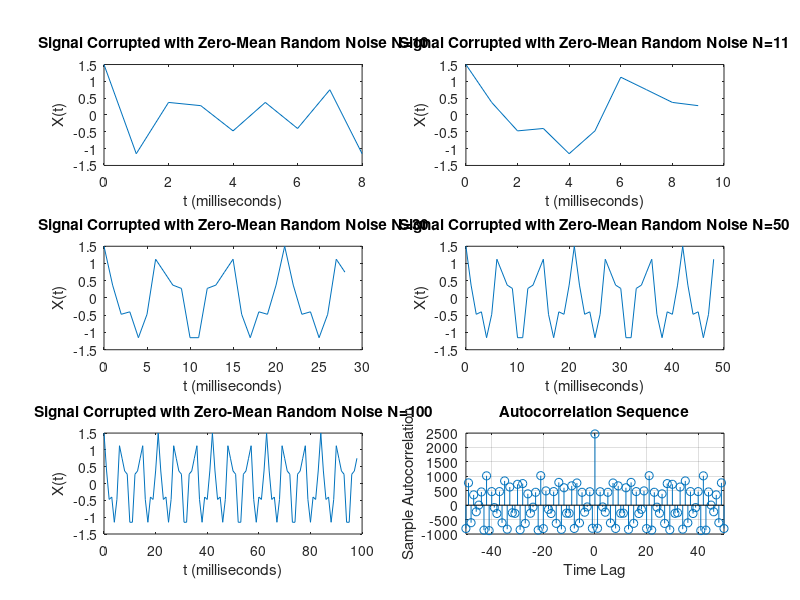
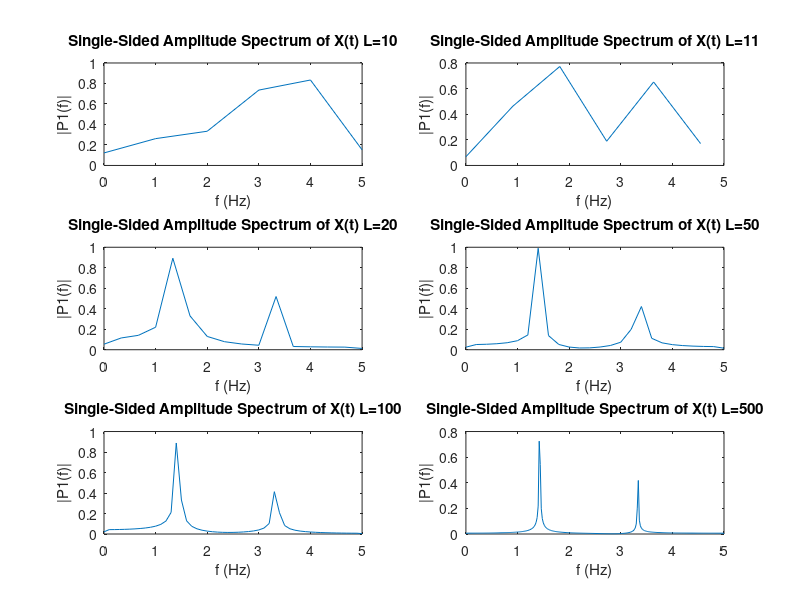
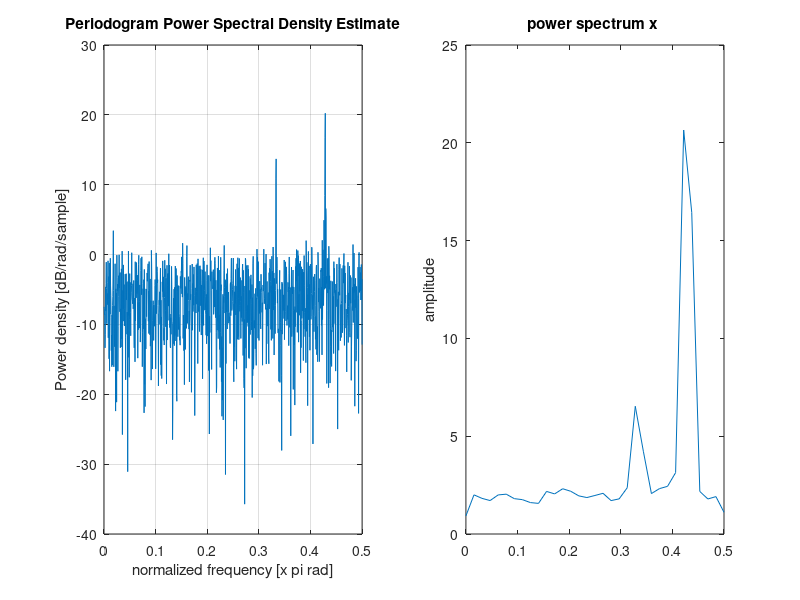
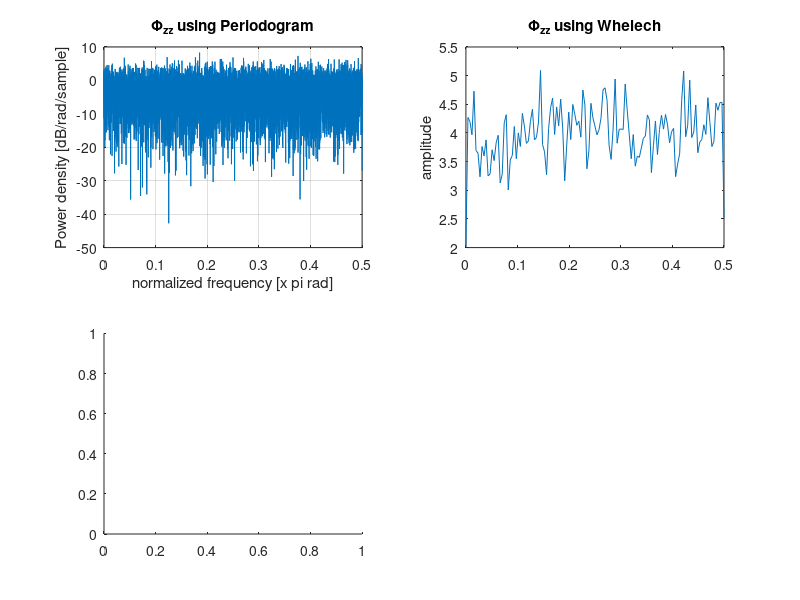

These charts were generated, in order, by the following MATLAB code: (Note: this script raises an error after producing the figures.)
%% Question 1 a)
clear all, close all
n = -100000:100000;
xn = cos(pi/7*10^3*n)+ 1/2*cos(pi/6*10^3*n);
% xcorr(xn,xn);
% plot(xn)
% crosscorr(xn,xn)
[r, lags] = xcorr(xn);
stem(lags,r);
xlim([-50,50])
title('Autocorrelation Sequence')
xlabel('Time Lag')
ylabel('Sample Autocorrelation')
grid on
%% Question 1 b)
clear all, close all
% n = 0:100;
% xn = cos(pi/7*10^3*n)+ 1/2*cos(pi/6*10^3*n);
% 
% periodagram(xn)

Fs = 10;            % Sampling frequency                    
T = 1/Fs;             % Sampling period       
L = 10;             % Length of signal
t = (0:L-1)*T;        % Time vector
X = cos(pi/7*10^4*t)+ 1/2*cos(pi/6*10^4*t);

% Plots the signal itself
figure(1)
subplot(3,2,1)
plot(Fs*t(1:L-1),X(1:L-1));
title('Signal Corrupted with Zero-Mean Random Noise N=10')
xlabel('t (milliseconds)')
ylabel('X(t)')

figure(2)
Y = fft(X)
P2 = abs(Y/L);
P1 = P2(1:L/2+1);
P1(2:end-1) = 2*P1(2:end-1);
f = Fs*(0:(L/2))/L;
subplot(3,2,1)
plot(f,P1) 
title('Single-Sided Amplitude Spectrum of X(t) L=10')
xlabel('f (Hz)')
ylabel('|P1(f)|')


figure(2)
L = 11;             % Length of signal
t = (0:L-1)*T;        % Time vector
X = cos(pi/7*10^3*t)+ 1/2*cos(pi/6*10^3*t);
Y = fft(X)
P2 = abs(Y/L);
P1 = P2(1:L/2+1);
P1(2:end-1) = 2*P1(2:end-1);
f = Fs*(0:(L/2))/L;
subplot(3,2,2)
plot(f,P1) 
title('Single-Sided Amplitude Spectrum of X(t) L=11')
xlabel('f (Hz)')
ylabel('|P1(f)|')

% Plots the signal itself
figure(1)
subplot(3,2,2)
plot(Fs*t(1:L-1),X(1:L-1));
title('Signal Corrupted with Zero-Mean Random Noise N=11')
xlabel('t (milliseconds)')
ylabel('X(t)')

figure(2)
L = 30;             % Length of signal
t = (0:L-1)*T;        % Time vector
X = cos(pi/7*10^3*t)+ 1/2*cos(pi/6*10^3*t);
Y = fft(X)
P2 = abs(Y/L);
P1 = P2(1:L/2+1);
P1(2:end-1) = 2*P1(2:end-1);
f = Fs*(0:(L/2))/L;
subplot(3,2,3)
plot(f,P1) 
title('Single-Sided Amplitude Spectrum of X(t) L=20')
xlabel('f (Hz)')
ylabel('|P1(f)|')

% Plots the signal itself
figure(1)
subplot(3,2,3)
plot(Fs*t(1:L-1),X(1:L-1));
title('Signal Corrupted with Zero-Mean Random Noise N=30')
xlabel('t (milliseconds)')
ylabel('X(t)')

figure(2)
L = 50;             % Length of signal
t = (0:L-1)*T;        % Time vector
X = cos(pi/7*10^3*t)+ 1/2*cos(pi/6*10^3*t);
Y = fft(X)
P2 = abs(Y/L);
P1 = P2(1:L/2+1);
P1(2:end-1) = 2*P1(2:end-1);
f = Fs*(0:(L/2))/L;
subplot(3,2,4)
plot(f,P1) 
title('Single-Sided Amplitude Spectrum of X(t) L=50')
xlabel('f (Hz)')
ylabel('|P1(f)|')

% Plots the signal itself
figure(1)
subplot(3,2,4)
plot(Fs*t(1:L-1),X(1:L-1));
title('Signal Corrupted with Zero-Mean Random Noise N=50')
xlabel('t (milliseconds)')
ylabel('X(t)')

figure(2)
L = 100;             % Length of signal
t = (0:L-1)*T;        % Time vector
X = cos(pi/7*10^3*t)+ 1/2*cos(pi/6*10^3*t);
Y = fft(X)
P2 = abs(Y/L);
P1 = P2(1:L/2+1);
P1(2:end-1) = 2*P1(2:end-1);
f = Fs*(0:(L/2))/L;
subplot(3,2,5)
plot(f,P1) 
title('Single-Sided Amplitude Spectrum of X(t) L=100')
xlabel('f (Hz)')
ylabel('|P1(f)|')

% Plots the signal itself
figure(1)
subplot(3,2,5)
plot(Fs*t(1:L-1),X(1:L-1));
title('Signal Corrupted with Zero-Mean Random Noise N=100')
xlabel('t (milliseconds)')
ylabel('X(t)')


figure(2)
L = 500;             % Length of signal
t = (0:L-1)*T;        % Time vector
X = cos(pi/7*10^3*t)+ 1/2*cos(pi/6*10^3*t);
Y = fft(X)
P2 = abs(Y/L);
P1 = P2(1:L/2+1);
P1(2:end-1) = 2*P1(2:end-1);
f = Fs*(0:(L/2))/L;
subplot(3,2,6)
plot(f,P1) 
title('Single-Sided Amplitude Spectrum of X(t) L=500')
xlabel('f (Hz)')
ylabel('|P1(f)|')

% Plots the signal itself
figure(1)
subplot(3,2,6)
plot(Fs*t(1:L-1),X(1:L-1));
title('Signal Corrupted with Zero-Mean Random Noise N=500')
xlabel('t (milliseconds)')
ylabel('X(t)')

%% Question 1 c)
clear all, close all
Fs = 10;            % Sampling frequency                    
T = 1/Fs;             % Sampling period       
L = 1500;             % Length of signal
t = (0:L-1)*T;        % Time vector

S = cos(pi/7*10^4*t)+ 1/2*cos(pi/6*10^4*t);
X = S + randn(size(t));

plot(xcorr(X,X))

[r, lags] = xcorr(X);
stem(lags,r);
xlim([-50,50])
title('Autocorrelation Sequence')
xlabel('Time Lag')
ylabel('Sample Autocorrelation')
grid on


% the autocorrelation seems to be periodic due to the periodicity of the
% sine function, there is an impulse at t=0 due to the white noise which is
% perfectly correlated with itself when the time lag is 0.

%% Question 1 d)
clear all, close all
Fs = 10;            % Sampling frequency                    
T = 1/Fs;             % Sampling period       
L = 1500;             % Length of signal
t = (0:L-1)*T;        % Time vector

S = cos(pi/7*10^4*t)+ 1/2*cos(pi/6*10^4*t);
X = S + randn(size(t));

figure()
subplot(1,2,1)
periodogram(X)
subplot(1,2,2)
pwelch(X)

%% Question 3 b)
%question: should include negative numbers, put unitstep when taking
%inverse laplace transform
clear all, close all

%create the white noise with specific variance
variance = 2; 
W = sqrt(variance).*randn(100); %Gaussian white noise W
W = W(:);
%histogram(W)



% add heaviside unitstep function if needed
% syms t
% a = ilaplace(1/(s^2+2))*heaviside(t)


% power spectrum density of Ozz
figure()
% plot(fft(xcorr(W)))
subplot(2,2,1)
periodogram(W)
title('\Phi_{zz} using Periodogram')
subplot(2,2,2)
pwelch(W)
title('\Phi_{zz} using Whelech')

% power spectrum density of Oyy
subplot(2,2,3)
A = tf([1],[1 2]);
syms s t
a = ilaplace(1/(s+2))
funciton = matlabFunction(a)
output = funciton(W);
periodogram(output)
title('\Phi_{yy} using Periodogram')

subplot(2,2,4)
pwelch(output)
title('\Phi_{yy} using Whelch')


% %crosscorr of input and output
% figure()
% 
% Y = fft(crosscorr(W, output));
% L = length(Y)
% P2 = abs(Y/L);
% P1 = P2(1:L/2+1);
% P1(2:end-1) = 2*P1(2:end-1);
% 
% % f = Fs*(0:(L/2))/L;
% plot(P1) 
% title('Single-Sided Amplitude Spectrum of X(t)')
% xlabel('f (Hz)')
% ylabel('|P1(f)|')

figure()
cpsd(W,output)


% Question 3 c)
figure()
subplot(1,2,1)
crosscorr(W, output)
subplot(1,2,2)
crosscorr(output, output)

mean(output)
var(output)

%% Question 5b)
clear all, close all
A = tf(90, [90/3 1])
subplot(1,2,1)
impulse(A)
subplot(1,2,2)
step(A)

%% Question 5c)
close all, clear all
A = tf(90, [90/3 1])
bode(A)

%% Question 5d)
t = linspace(0,200,10000);
y = 0.2*90*(1-exp(-t/(90/3)));
plot(t,y)
title('Response To the Integrate and Fire Model')
xlabel('Time (s)')
ylabel('Potential (mV)')
